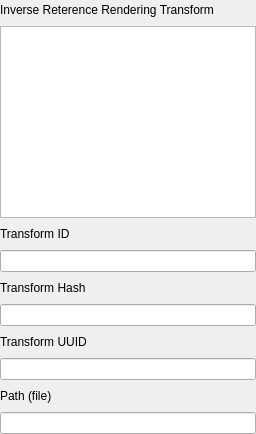
                  <widget class="QWidget" name="tab_8">
                   <property name="sizePolicy">
                    <sizepolicy hsizetype="Preferred" vsizetype="Preferred">
                     <horstretch>0</horstretch>
                     <verstretch>0</verstretch>
                    </sizepolicy>
                   </property>
                   <attribute name="title">
                    <string>IRRT</string>
                   </attribute>
                   <layout class="QVBoxLayout" name="verticalLayout_43">
                    <property name="leftMargin">
                     <number>0</number>
                    </property>
                    <property name="topMargin">
                     <number>0</number>
                    </property>
                    <property name="rightMargin">
                     <number>0</number>
                    </property>
                    <property name="bottomMargin">
                     <number>0</number>
                    </property>
                    <item>
                     <layout class="QHBoxLayout" name="horizontalLayout_203">
                      <item>
                       <widget class="QLabel" name="label_241">
                        <property name="text">
                         <string>Inverse Reterence Rendering Transform</string>
                        </property>
                       </widget>
                      </item>
                      <item>
                       <spacer name="horizontalSpacer_189">
                        <property name="orientation">
                         <enum>Qt::Horizontal</enum>
                        </property>
                        <property name="sizeHint" stdset="0">
                         <size>
                          <width>40</width>
                          <height>20</height>
                         </size>
                        </property>
                       </spacer>
                      </item>
                     </layout>
                    </item>
                    <item>
                     <widget class="QTextEdit" name="textEdit_39">
                      <property name="sizePolicy">
                       <sizepolicy hsizetype="Expanding" vsizetype="Minimum">
                        <horstretch>0</horstretch>
                        <verstretch>0</verstretch>
                       </sizepolicy>
                      </property>
                      <property name="minimumSize">
                       <size>
                        <width>0</width>
                        <height>40</height>
                       </size>
                      </property>
                     </widget>
                    </item>
                    <item>
                     <layout class="QHBoxLayout" name="horizontalLayout_204">
                      <item>
                       <widget class="QLabel" name="label_242">
                        <property name="text">
                         <string>Transform ID</string>
                        </property>
                       </widget>
                      </item>
                      <item>
                       <spacer name="horizontalSpacer_190">
                        <property name="orientation">
                         <enum>Qt::Horizontal</enum>
                        </property>
                        <property name="sizeHint" stdset="0">
                         <size>
                          <width>40</width>
                          <height>20</height>
                         </size>
                        </property>
                       </spacer>
                      </item>
                     </layout>
                    </item>
                    <item>
                     <widget class="QLineEdit" name="lineEdit_192"/>
                    </item>
                    <item>
                     <layout class="QHBoxLayout" name="horizontalLayout_205">
                      <item>
                       <widget class="QLabel" name="label_243">
                        <property name="text">
                         <string>Transform Hash</string>
                        </property>
                       </widget>
                      </item>
                      <item>
                       <spacer name="horizontalSpacer_191">
                        <property name="orientation">
                         <enum>Qt::Horizontal</enum>
                        </property>
                        <property name="sizeHint" stdset="0">
                         <size>
                          <width>40</width>
                          <height>20</height>
                         </size>
                        </property>
                       </spacer>
                      </item>
                     </layout>
                    </item>
                    <item>
                     <widget class="QLineEdit" name="lineEdit_193"/>
                    </item>
                    <item>
                     <layout class="QHBoxLayout" name="horizontalLayout_206">
                      <item>
                       <widget class="QLabel" name="label_244">
                        <property name="text">
                         <string>Transform UUID</string>
                        </property>
                       </widget>
                      </item>
                      <item>
                       <spacer name="horizontalSpacer_192">
                        <property name="orientation">
                         <enum>Qt::Horizontal</enum>
                        </property>
                        <property name="sizeHint" stdset="0">
                         <size>
                          <width>40</width>
                          <height>20</height>
                         </size>
                        </property>
                       </spacer>
                      </item>
                     </layout>
                    </item>
                    <item>
                     <widget class="QLineEdit" name="lineEdit_194"/>
                    </item>
                    <item>
                     <layout class="QHBoxLayout" name="horizontalLayout_213">
                      <item>
                       <widget class="QLabel" name="label_250">
                        <property name="text">
                         <string>Path (file)</string>
                        </property>
                       </widget>
                      </item>
                      <item>
                       <spacer name="horizontalSpacer_202">
                        <property name="orientation">
                         <enum>Qt::Horizontal</enum>
                        </property>
                        <property name="sizeHint" stdset="0">
                         <size>
                          <width>40</width>
                          <height>20</height>
                         </size>
                        </property>
                       </spacer>
                      </item>
                     </layout>
                    </item>
                    <item>
                     <widget class="QLineEdit" name="lineEdit_195"/>
                    </item>
                   </layout>
                  </widget>
